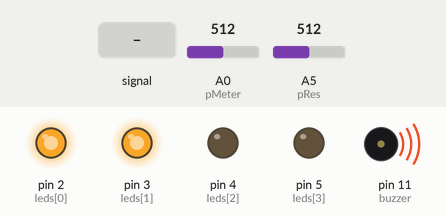
This sketch was run on a simulated Arduino Uno, built with avr-gcc and run on an emulated ATmega328P. Shown: output pins drawn as LEDs (lit = HIGH), buzzer (waves = sounding). The inputs (shaded band) are chosen by the test bench; at power-on: A5 (pRes) = 512, A0 (pMeter) = 512.

Above: at 1.2 s.
1.3 s: A5 (pRes) fed a 200 Hz sine of ±255 counts around its level
At 2.4 s:
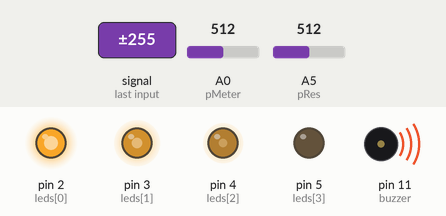
2.8 s: A5 (pRes) set to 622
At 4.0 s:
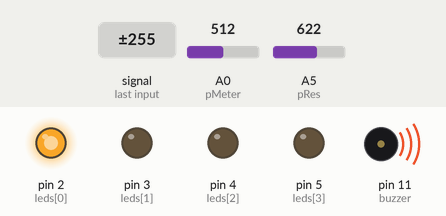
4.3 s: A5 (pRes) set to 802
5.8 s: A5 (pRes) set to 824
At 6.3 s:
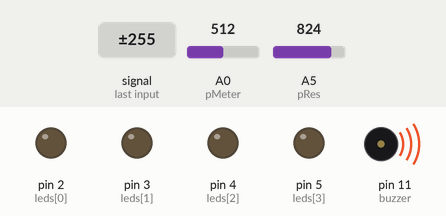
7.3 s: A5 (pRes) set to 398
At 8.5 s:
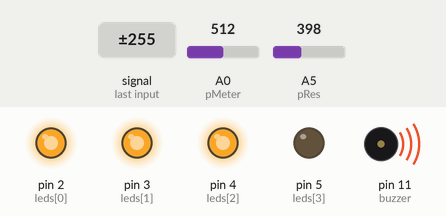
8.8 s: A5 (pRes) set to 194
At 9.1 s:
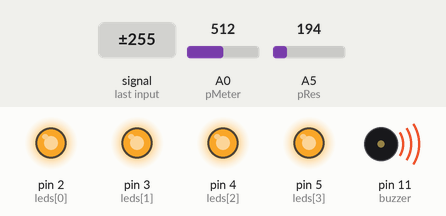
Timing chart, 0 to 11.3 s (numbered marks = the images above; inputs shaded):
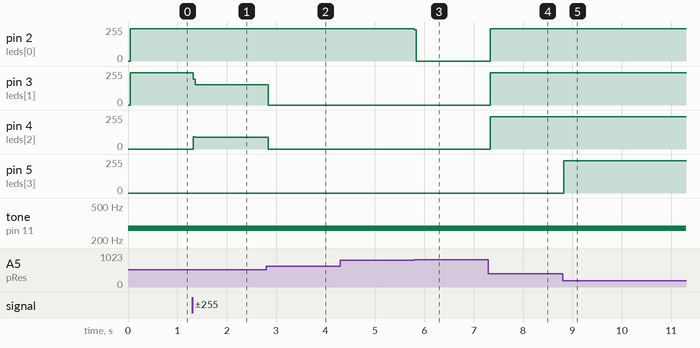

The sketch:

aalzah23lab5.ino
```cpp
// Aziz Alzahrani - 675518850
// Lab 5 - Multiple inputs and outputs
// This code reads in input from a photoresistor and toggles 4 LEDs accordingly. The higher the input read from the photoresistor, The less LEDs light up, and vice versa.
// It places the input value in one of the five ranges:
// 0 - 204: 4 LEDs
// 205 - 408: 3 LEDs
// 409 - 612: 2 LEDs
// 613 - 816: 1 LED
// 817 - 1024: 0 LEDS
// This program assumes the following:
// - LED 1 is connected to pin 2
// - LED 2 is connected to pin 3
// - LED 3 is connected to pin 4
// - LED 4 is connected to pin 5
// - Passive Buzzer is connected to 11
// - Potentiometer is connected to A0
// - Photoresistor is connected to pin A5
// No references used.
// Youtube video link - https://youtu.be/av_1pIT-9yM

const int pRes = A5, buzzer = 11, pMeter = A0;
int leds[] = {2, 3, 4, 5};

void setup() {
  pinMode(pRes, INPUT);
  pinMode(pMeter, INPUT);
  pinMode(buzzer, OUTPUT);

  for (int i = 0; i < 4; i++) {
    pinMode(leds[i], OUTPUT);
  }
}

/* Turns off all LEDs and turns back on n LEDs */
void lightLEDs(int n) {
  for (int i = 0; i < 4; i++) {
    digitalWrite(leds[i], LOW);
  }

  for (int i = 0; i < n; i++) {
    digitalWrite(leds[i], HIGH);
  }
}

void loop() {
  // Reading input from the photoresistor
  int input = analogRead(pRes);

  // Lighting the corresponding LEDs for the input value
  if (input <= 204) {
    lightLEDs(4);

  } else if (input <= 408) {
    lightLEDs(3);

  } else if (input <= 612) {
    lightLEDs(2);

  } else if (input <= 816) {
    lightLEDs(1);

  } else {
    lightLEDs(0);

  }

  // Mapping the reading from the potentiometer to a value in the range 50 - 500 and writing that value to the buzzer
  tone(buzzer, map(analogRead(pMeter), 0, 1023, 50, 500));

}
```

Measured:
- the behaviour switches between 816 and 817 on A5 (pRes) (found by bisection; images 2 and 3)
- after the input at 1.3 s, pin 3 (leds[1]): 241/255 → 151/255 at once; pin 4 (leds[2]): 0/255 → 87/255 at once
- after the input at 2.8 s, pin 3 (leds[1]): 151/255 → 0/255 at once; pin 4 (leds[2]): 87/255 → 0/255 at once
- after the input at 4.3 s, every drawn part: stays the same
- after the input at 5.8 s, pin 2 (leds[0]): 241/255 → 0/255 at once
- after the input at 7.3 s, pin 2 (leds[0]), pin 3 (leds[1]), pin 4 (leds[2]): 0/255 → 241/255 at once
- after the input at 8.8 s, pin 5 (leds[3]): 0/255 → 241/255 at once
